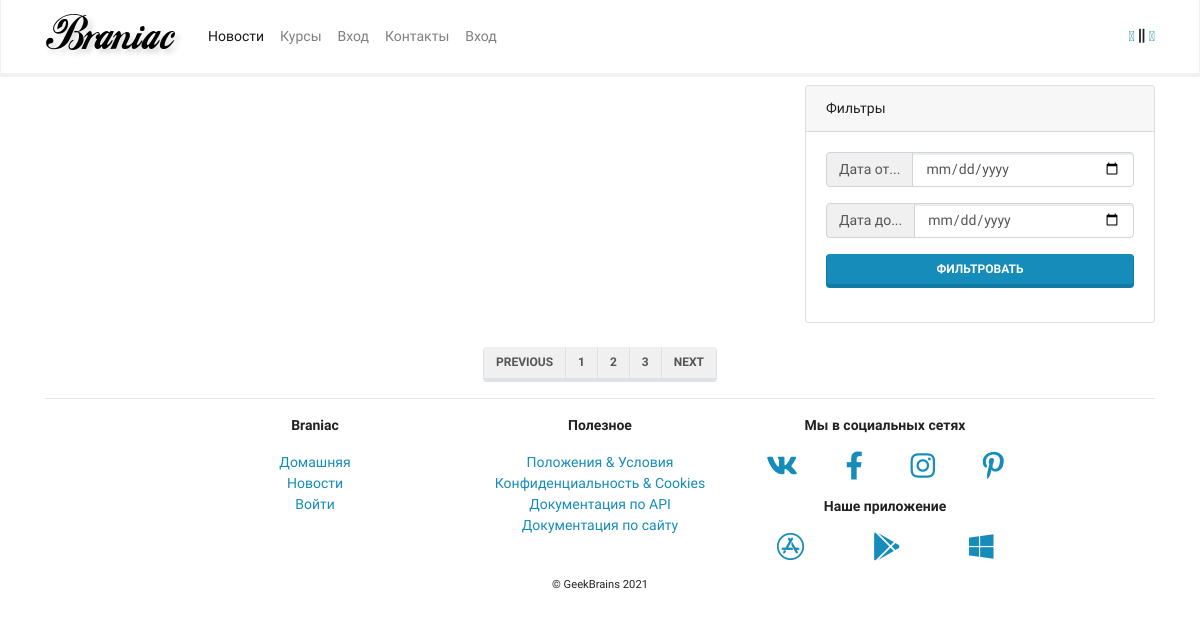
The page /mainapp/news/ on the database as committed earlier.
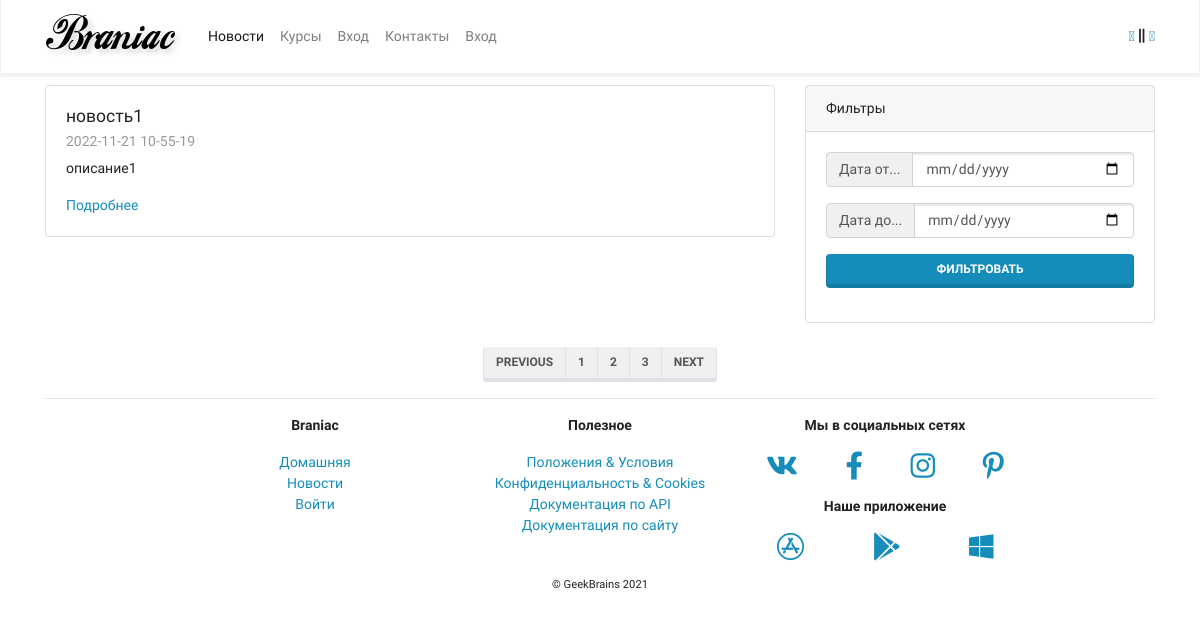
The same page on the database as committed later.
### mainapp/models.py (models this page shows, shortened)
class News(models.Model):
    title = models.CharField(max_length=256, verbose_name="Title")
    preambule = models.CharField(max_length=1024, verbose_name="Preambule")
    body = models.TextField(blank=True, null=True, verbose_name="Body")
    body_as_markdown = models.BooleanField(
        default=False, verbose_name="As markdown"
    )
    created = models.DateTimeField(
        auto_now_add=True, verbose_name="Created", editable=False
    )
    updated = models.DateTimeField(
        auto_now=True, verbose_name="Edited", editable=False
    )
    deleted = models.BooleanField(default=False)
    class Meta:
        verbose_name = _("News")
        verbose_name_plural = _("News")
        ordering = ("-created",)

### mainapp/views.py (the view)
# urls.py: path("news/", views.NewsListView.as_view(), name="news"),
class NewsListView(ListView):
    model = mainapp_models.News
    paginate_by = 5
    def get_queryset(self):
        return super().get_queryset().filter(deleted=False)

### mainapp/templates/mainapp/news_list.html (shortened to what this page needs)
{% extends 'mainapp/base.html' %}
{% block content %}
<div class="row">
    <div class="col-lg-8">
        {% for item in object_list %}
        <div class="card my-2">
            <div class="card-body">
                <h5 class="card-title">{{ item.title }}</h5>
                <h6 class="card-subtitle mb-2 text-muted">
                    {{ item.created|date:"Y-m-d h-i-s" }}
                </h6>
                <p class="card-text">{{ item.preambule }}</p>
                <div class="row">
                    <div class="col">
                        <a href="{% url 'mainapp:news_detail' pk=item.pk %}"
                           class="card-link">Подробнее</a>
                    </div>
                </div>
            </div>
        </div>
        {% endfor %}
    </div>
    <div class="col-lg-4">
        <div class="card my-2 sticky-top">
            <div class="card-header">
                Фильтры
            </div>
            <div class="card-body">
                <form action="">
                    <div class="input-group mb-3">
                        <div class="input-group-prepend">
                            <span class="input-group-text" id="basic-addon1">Дата от...</span>
                        </div>
                        <input type="date" class="form-control" name="dateFrom">
                    </div>
                    <div class="input-group mb-3">
                        <div class="input-group-prepend">
                            <span class="input-group-text" id="basic-addon1">Дата до...</span>
                        </div>
                        <input type="date" class="form-control" name="dateTo">
                    </div>
                    <button type="submit"
                            class="btn btn-primary btn-block">Фильтровать
                    </button>
                </form>
            </div>
        </div>
    </div>
</div>
<div class="row justify-content-center align-items-center mt-3 mb-n3">
    <nav aria-label="Page navigation example">
        <ul class="pagination">
            <li class="page-item"><a class="page-link" href="#">Previous</a></li>
            <li class="page-item"><a class="page-link" href="#">1</a></li>
            <li class="page-item"><a class="page-link" href="#">2</a></li>
            <li class="page-item"><a class="page-link" href="#">3</a></li>
            <li class="page-item"><a class="page-link" href="#">Next</a></li>
        </ul>
    </nav>
</div>
{% endblock content %}

Rows that differ between the two databases and show on the page:
added News: title "новость1", created "2022-11-21 10-55-19", preambule "описание1"
